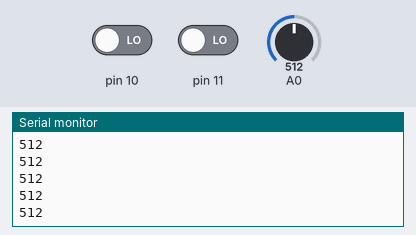
Simulated run of this sketch. Board: Arduino Uno, built with avr-gcc and run on an emulated ATmega328P. Shown: the last lines printed to the serial monitor. Inputs (shaded band) come from the test bench; at power-on: pin 10 LOW, A0 = 512, pin 11 LOW.

Above: at 1.2 s.
1.3 s: pin 10 driven HIGH
2.8 s: A0 set to 716
At 3.5 s:
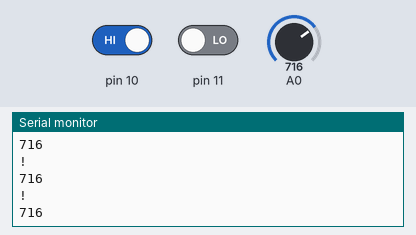
4.3 s: A0 set to 900
At 4.8 s:
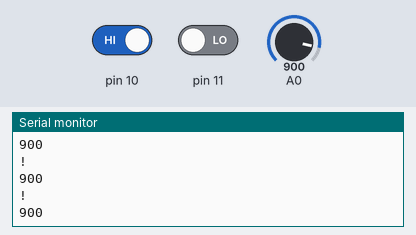
Timing chart, 0 to 7.3 s (numbered marks = the images above; inputs shaded):
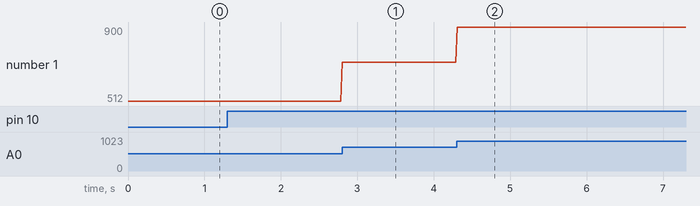

Measured:
- after the input at 2.8 s, the serial monitor: prints a new line at once (image 1)
- after the input at 4.3 s, the serial monitor: prints a new line at once (image 2)
- plotted number 1: 512 → 716 after the input at 2.8 s, 716 → 900 after the input at 4.3 s

The sketch:

sketch_feb25a.ino
```cpp
void setup() {
  // put your setup code here, to run once:
  Serial.begin(115200);
  pinMode(10, INPUT);
  pinMode(11, INPUT);
}

void loop() {
  if(digitalRead(10) == 1 || digitalRead(11) == 1){
    Serial.println("!");
  }
        Serial.println(analogRead(A0));
  delay(20);
}
```
